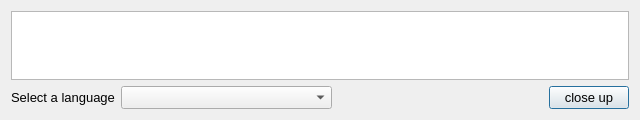
<?xml version="1.0" encoding="UTF-8"?>
<ui version="4.0">
 <class>MnemonicSeedDialog</class>
 <widget class="QDialog" name="MnemonicSeedDialog">
  <property name="geometry">
   <rect>
    <x>0</x>
    <y>0</y>
    <width>640</width>
    <height>120</height>
   </rect>
  </property>
  <property name="minimumSize">
   <size>
    <width>600</width>
    <height>120</height>
   </size>
  </property>
  <property name="maximumSize">
   <size>
    <width>16777215</width>
    <height>16777215</height>
   </size>
  </property>
  <property name="font">
   <font>
    <pointsize>10</pointsize>
    <weight>75</weight>
    <bold>true</bold>
   </font>
  </property>
  <property name="windowTitle">
   <string>ニーモニック種子</string>
  </property>
  <property name="windowIcon">
   <iconset resource="../../resources.qrc">
    <normaloff>:/images/cryptonote</normaloff>:/images/cryptonote</iconset>
  </property>
  <layout class="QVBoxLayout" name="verticalLayout">
   <item>
    <widget class="QTextEdit" name="m_mnemonicSeedEdit">
     <property name="font">
      <font>
       <pointsize>10</pointsize>
       <weight>75</weight>
       <bold>true</bold>
      </font>
     </property>
     <property name="readOnly">
      <bool>true</bool>
     </property>
    </widget>
   </item>
   <item>
    <layout class="QHBoxLayout" name="horizontalLayout">
     <item>
      <widget class="QLabel" name="m_languageLabel">
       <property name="font">
        <font>
         <weight>50</weight>
         <bold>false</bold>
        </font>
       </property>
       <property name="text">
        <string>Select a language</string>
       </property>
      </widget>
     </item>
     <item>
      <widget class="QComboBox" name="m_languageCombo">
       <property name="sizePolicy">
        <sizepolicy hsizetype="Expanding" vsizetype="Fixed">
         <horstretch>0</horstretch>
         <verstretch>0</verstretch>
        </sizepolicy>
       </property>
       <property name="font">
        <font>
         <weight>50</weight>
         <bold>false</bold>
        </font>
       </property>
      </widget>
     </item>
     <item>
      <spacer name="horizontalSpacer">
       <property name="orientation">
        <enum>Qt::Horizontal</enum>
       </property>
       <property name="sizeHint" stdset="0">
        <size>
         <width>60</width>
         <height>20</height>
        </size>
       </property>
      </spacer>
     </item>
     <item>
      <widget class="QPushButton" name="ClosePushButton">
       <property name="font">
        <font>
         <weight>50</weight>
         <bold>false</bold>
        </font>
       </property>
       <property name="text">
        <string>close up</string>
       </property>
      </widget>
     </item>
    </layout>
   </item>
  </layout>
 </widget>
 <resources>
  <include location="../../resources.qrc"/>
 </resources>
 <connections>
  <connection>
   <sender>ClosePushButton</sender>
   <signal>clicked()</signal>
   <receiver>MnemonicSeedDialog</receiver>
   <slot>accept()</slot>
   <hints>
    <hint type="sourcelabel">
     <x>622</x>
     <y>274</y>
    </hint>
    <hint type="destinationlabel">
     <x>333</x>
     <y>149</y>
    </hint>
   </hints>
  </connection>
  <connection>
   <sender>m_languageCombo</sender>
   <signal>currentIndexChanged(QString)</signal>
   <receiver>MnemonicSeedDialog</receiver>
   <slot>languageChanged()</slot>
   <hints>
    <hint type="sourcelabel">
     <x>126</x>
     <y>170</y>
    </hint>
    <hint type="destinationlabel">
     <x>240</x>
     <y>119</y>
    </hint>
   </hints>
  </connection>
 </connections>
</ui>
